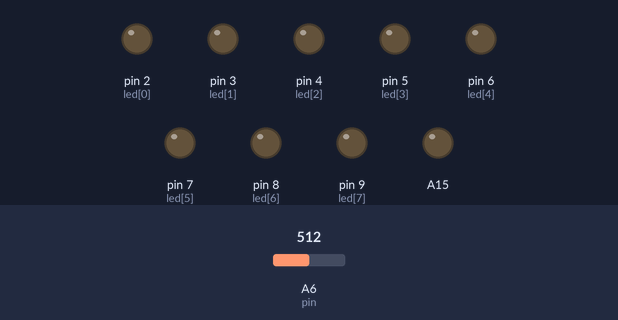
A sketch run on a simulated Arduino Mega 2560, built with avr-gcc and run on an emulated ATmega2560. On the bench: output pins drawn as LEDs (lit = HIGH). Inputs (shaded band) come from the test bench; at power-on: A6 (pin) = 512.

Above: at 1.2 s.
1.3 s: A6 (pin) set to 992
2.8 s: A6 (pin) set to 1012
At 3.2 s:
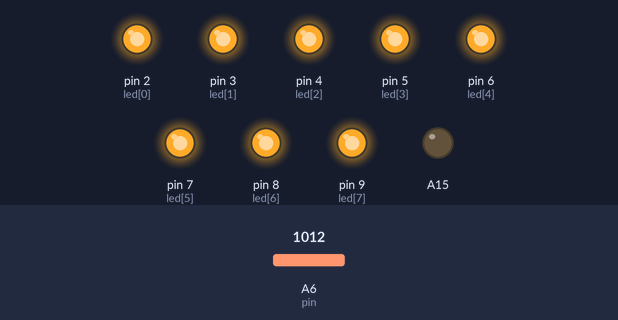
4.3 s: A6 (pin) set to 900
At 5.5 s:
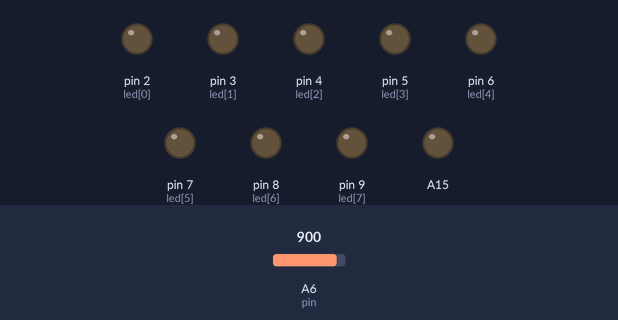
5.8 s: A6 (pin) set to 1023
At 6.6 s:
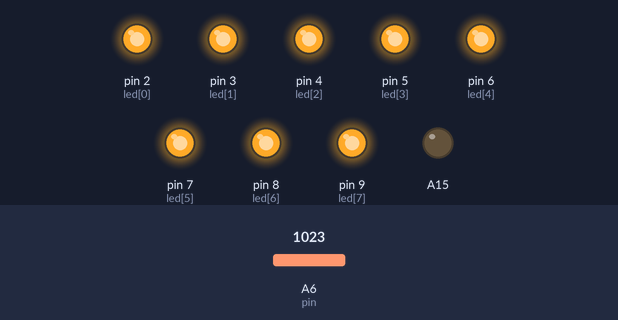
Timing chart, 0 to 8.3 s (numbered marks = the images above; inputs shaded):
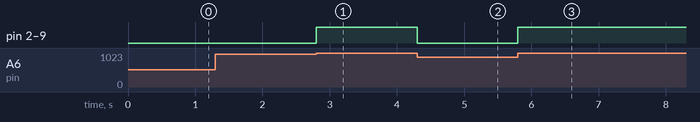

Measured:
- the behaviour switches between 1003 and 1004 on A6 (pin) (found by bisection; images 0 and 1)
- after the input at 1.3 s, every drawn part: stays the same
- after the input at 2.8 s, pin 2 (led[0]), pin 3 (led[1]), pin 4 (led[2]), pin 5 (led[3]), pin 6 (led[4]), pin 7 (led[5]), pin 8 (led[6]), pin 9 (led[7]): LOW → HIGH at once
- after the input at 4.3 s, pin 2 (led[0]), pin 3 (led[1]), pin 4 (led[2]), pin 5 (led[3]), pin 6 (led[4]), pin 7 (led[5]), pin 8 (led[6]), pin 9 (led[7]): HIGH → LOW at once
- after the input at 5.8 s, pin 2 (led[0]), pin 3 (led[1]), pin 4 (led[2]), pin 5 (led[3]), pin 6 (led[4]), pin 7 (led[5]), pin 8 (led[6]), pin 9 (led[7]): LOW → HIGH at once

The sketch:

EXE3.ino
```cpp
int pin = A6;
int Value = 0;

const int led[] = {2, 3, 4, 5, 6, 7, 8, 9};

void setup() {

    for(int i = 0; i < 8; i++) {

        pinMode(led[i], OUTPUT);

    }

    pinMode(A15, OUTPUT);
    digitalWrite(A15, LOW);

}

void loop() {

    Value = analogRead(pin);

    if(Value / 4 > 250) {

        for(int i = 0; i < 8; i++) {

            digitalWrite(led[i], HIGH);

        }

    }
    else {

        for(int i = 0; i < 8; i++) {

            digitalWrite(led[i], LOW);

        }

    }

}
```
